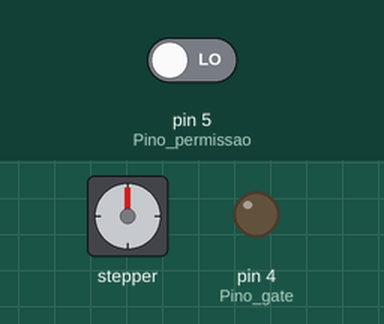
This sketch was run on a simulated Arduino Mega 2560, built with avr-gcc and run on an emulated ATmega2560. Parts: stepper motor, output pins drawn as LEDs (lit = HIGH). The inputs (shaded band) are chosen by the test bench; at power-on: pin 5 (Pino_permissao) LOW. The local clock reads 2024-03-15 10:24:30 at power-on unless the sketch sets it; stepper angles assume 2048 steps per turn; what the sketch prints to the serial monitor is not drawn.

Above: at 0.1 s.
Timing chart, 0 to 7.9 s (numbered marks = the images above):
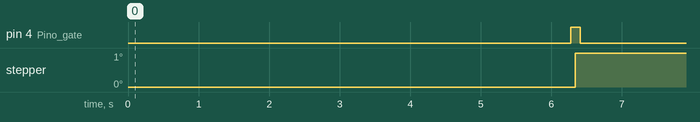

Measured:
- by itself, pin 4 (Pino_gate): LOW → HIGH at 6.3 s, → LOW 0.14 s later

The sketch:

startracker_main.ino
```cpp
// Essa aqui eu posso modificar


#include <virtuabotixRTC.h> // https://github.com/adafruit/RTClib
#include <Stepper.h>


//************************* Declaração de variaveis ***************************** //

int TIMEZONE = 3; // Your timezone, my location timezone is 1 (Central Europe)
int DST = 1; // Value = 1 if   summer time, in winter value = 0
virtuabotixRTC myRTC(6, 7, 8);
bool repeticao = false;
double grau_atual = 0;
bool permissao = false;


// Setup dos pinos:

int Pino_permissao = 5; // Pino que recebe o sinal de permissão para mudar a posição dos motores MANUALMENTE
int Pino_horario = 2; // Pino recebe o sinal para girar em sentido horario
int Pino_antihorario = 3; // Pino que recebe o sinal para girar em sentido antihorario
int Pino_gate = 4; // Pino que ativa o gate que permite corrente aos motores
int Pino_horario_motor2 = 40;
int Pino_antihorario_motor2 = 42;
int Horario;
int Antihorario;
int Horario_motor2;
int Antihorario_motor2;


//************************** Setup dos motores
// Setup dos motores

// Define number of steps per rotation for the motor:
const int stepsPerRevolution = 2048;

// Wiring:
// Pin 9 to IN1 on the ULN2003 driver
// Pin 10 to IN2 on the ULN2003 driver
// Pin 11 to IN3 on the ULN2003 driver
// Pin 12 to IN4 on the ULN2003 driver
// Create stepper object called 'myStepper', note the pin order:

Stepper myStepper = Stepper(stepsPerRevolution, 9, 11, 10, 12);

// Wiring:
// Pin 22 to IN1 on the ULN2003 driver
// Pin 24 to IN2 on the ULN2003 driver
// Pin 26 to IN3 on the ULN2003 driver
// Pin 28 to IN4 on the ULN2003 driver
// Create stepper object called 'mySuujjtepper', note the pin order:

Stepper motor_2 = Stepper(stepsPerRevolution, 22, 26, 24, 28);


// ********************** SETUP DAS COORDENADAS  (bluetooth) **************** //

// Coordenadas da localização do usuario

float LONGITUDE = -43.213; // Your position to the Earth (West value - sign. Campinas-SP  == 47.21 west)
double LATITUDE = -22.88;  // Your position to the Earth (South value - sign. Campinas-SP == 22.88 south)


// insira os dados da estrela que quer encontrar (Right Ascension):

double hora_ra = 13;
double minutos_ra = 2 ;
double segundos_ra = 48;

// insira os dados da estrela que quer encontrar (Declination):

double star_declination = -11.083;

// ***************************************************************************//


//************************ INICIO DO PROGRAMA ****************************** //

void setup()
{
  pinMode (Pino_horario, INPUT);
  pinMode (Pino_antihorario, INPUT);
  pinMode (Pino_horario_motor2, INPUT);
  pinMode (Pino_antihorario_motor2, INPUT);
  pinMode (Pino_gate, OUTPUT);
  pinMode (Pino_permissao, INPUT);

  Serial.begin(9600);

  // Set the speed to 5 rpm:
  myStepper.setSpeed(5);
  motor_2.setSpeed(5);

  //------------------------------------------------------------------------------
  //SETUP DO RTC (apenas acionar quando necessario reconfigurar)
  //Wiring:  CLK -> 6 , DAT -> 7, Reset -> 8
  // format: seconds, minutes, hours, day of the week, day of the month, month, year
  // myRTC.setDS1302Time(40, 41, 15, 4, 13, 07, 2023); //Here you write your actual time/date as shown above 1
  // -------------------------------------------------------------------------------
}


void loop() {

  //COMEÇO DO CALCULO DO RASTREIO DO ASTRO

  double LST_em_graus = CalculateLST(); // Calcula o Local Sideral Time, em graus
  double RA_em_graus = RA_calculation(); // Calcula o Right Ascension da estrela, em graus

  double divergence = LST_em_graus - RA_em_graus;

  if (repeticao == false ){

  double graus_motor_pitch = LATITUDE - star_declination;

  Serial.print("Graus a rodar inicialmente motor pitch");
  Serial.print("  ");
  Serial.print(graus_motor_pitch);
  Serial.println();

  double  graus_motor_RA = divergence;


  Serial.print("Graus a rodar inicialmente motor Right Ascension");
  Serial.print("  ");
  Serial.print(graus_motor_RA);
  Serial.println();

  if (graus_motor_pitch > 90 || graus_motor_pitch < -90  || graus_motor_RA > 90 || graus_motor_RA < -90)
  {
  Serial.print("Rotacao maior que a permitida");
  Serial.println();
  delay(5000);
  }

  else {

  // Atua o motor 1

  double motor2_revolutions = -graus_motor_pitch * double(5.6889);
  motor_2.step(motor2_revolutions);
  Serial.println("motor 2 foi girado");


  // Atua o motor 2

  double motor_revolutions = graus_motor_RA * double(5.6889);

  myStepper.step(motor_revolutions);
  Serial.println("motor 1 foi girado pela primeira vez");
  grau_atual = divergence;
  }

  }

  else
  {

    // Depois de alinhado o astros e os motores uma primeira vez, é apenas feita uma correção da orientacao
    // nas proximas iterações

    Serial.println("Repetindo eternamente");
    double graus_a_rodar = divergence - grau_atual;

    Serial.print("Graus a rodar");
    Serial.print("  ");
    Serial.print(graus_a_rodar,6);
    Serial.println();

    if (graus_a_rodar > double(1) ) {

    digitalWrite (Pino_gate, HIGH);
    delay(50);
    myStepper.step(6); // o numero certo, quando se é pra rodar um grau, seriam 5.6889 revoluções, mas como tem q ser inteiro coloquei 6.

    Serial.println("Motor 1 gira 6 steps");
    grau_atual = divergence;
    delay(50);
    digitalWrite (Pino_gate, LOW);

    }

  }

  repeticao = true ;
  delay(1000);

  permissao = digitalRead(Pino_permissao);

   if (permissao == HIGH) {

    permissao = true;

  }


  else {

    permissao = false;

  }

}


// *************** Função que calcula o LST ******************************** //


double CalculateLST() { // Calculate Local Sidereal Time

  myRTC.updateTime();

  double M, Y, D, MN, H, S;
  double A, B, C, E, F;

  M = (double) myRTC.month;
  Y = (double) myRTC.year;
  D = (double) myRTC.dayofmonth;
  MN = (double) myRTC.minutes;
  H = (double) myRTC.hours;
  S = (double) myRTC.seconds;

  if (M < 3) {
    M += 12;
    Y -= 1;
  }

  A = (long)Y / 100;
  B = (long)A / 4;
  C = (long)2 - A + B;
  E = (long)(365.25 * (Y + 4716));
  F = (long)(30.6001 * (M + 1));

  double LastJDN = C + D + E + F - 1524.5; // Julian day last midnight UT
  double Current_d = LastJDN - 2451545.0; //Days since Year 2000
  long Current_T = Current_d / 36525; // Julian centuries since Year 2000
  long NewJDN = LastJDN + H / 24; // Julian day today

  //Serial.println();
  //Serial.print("Julian Day Number..: ");
  //Serial.print(NewJDN); // Julian day today

  double Term1 = 6.697374558; // this line must be a double!
  double Term2 = 0.06570982441908 * Current_d;

  H = H + ((double)MN / 60) + ((double)S / 3600);

  float GMST;
  float Term3;

  Term3 = 0.00273790935 * H;
  Term3 += H;
  GMST = Term1 + Term2 + Term3; // Terms are found at http://aa.usno.navy.mil/faq/docs/GAST.php

  //add on longitude divided by 15 to get LST

  double LST = GMST + (LONGITUDE / 15); // longitude as hour angle.

  //reduce it to 24 format

  int LSTint;
  LSTint = (int)LST;
  LSTint /= 24;
  LST = LST - (double)LSTint * 24;

  int LST_H = (int)LST;
  int LST_M = ((LST - LST_H) * 60);
  int LST_S = (((LST - LST_H) * 60) - LST_M) * 60;

  int correcao_retirar_depois = 3; // coloquei esta correção dia 20/03/22 por que o LST está atrasado em 3hrs, não descobri o motivo ainda, assim que descobrir, retiro isso aq
  LST_H = LST_H + correcao_retirar_depois;


  Serial.println();
  Serial.print("Local Sidereal time: ");
  Serial.print(LST_H);
  Serial.print(':');
  Serial.print(LST_M);
  Serial.print(':');
  Serial.println(LST_S);

  double double_LST_H =  double(LST_H);
  double double_LST_M =  double(LST_M);
  double double_LST_S =  double(LST_S);

  double LST_horas_em_graus = (double_LST_H)* double(15);
  double LST_minutos_em_graus =  (double_LST_M / double(60)) * double (15);
  double LST_segundos_em_graus = (double_LST_S /double(3600)) * double (15) ;

  double LST_em_graus = LST_horas_em_graus + LST_minutos_em_graus + LST_segundos_em_graus;

  Serial.println();
  Serial.print("LST em graus: ");
  Serial.print(LST_em_graus,6);
  Serial.println();

  return LST_em_graus;

}


// *************** Funcao que conver o RA em graus  ******************** //
double RA_calculation() {

  double RA_em_graus = ((hora_ra)* double(15)) + ( ( minutos_ra/ double(60))* double(15)) + ( ( segundos_ra/ double(3600))* double(15));

  Serial.println();
  Serial.print( "Right Ascension em graus: ");
  Serial.print(RA_em_graus,6);
  Serial.println();

  return RA_em_graus;

}
```
